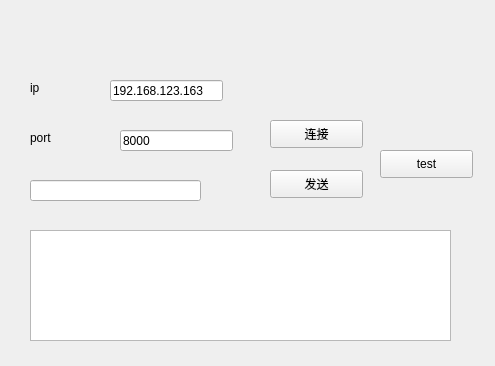
<?xml version="1.0" encoding="UTF-8"?>
<ui version="4.0">
 <class>Client</class>
 <widget class="QWidget" name="Client">
  <property name="geometry">
   <rect>
    <x>0</x>
    <y>0</y>
    <width>495</width>
    <height>366</height>
   </rect>
  </property>
  <property name="windowTitle">
   <string>Form</string>
  </property>
  <widget class="QLineEdit" name="ip">
   <property name="geometry">
    <rect>
     <x>110</x>
     <y>80</y>
     <width>113</width>
     <height>21</height>
    </rect>
   </property>
   <property name="text">
    <string>192.168.123.163</string>
   </property>
  </widget>
  <widget class="QLineEdit" name="port">
   <property name="geometry">
    <rect>
     <x>120</x>
     <y>130</y>
     <width>113</width>
     <height>21</height>
    </rect>
   </property>
   <property name="text">
    <string>8000</string>
   </property>
  </widget>
  <widget class="QLabel" name="label">
   <property name="geometry">
    <rect>
     <x>30</x>
     <y>80</y>
     <width>72</width>
     <height>15</height>
    </rect>
   </property>
   <property name="text">
    <string>ip</string>
   </property>
  </widget>
  <widget class="QLabel" name="label_2">
   <property name="geometry">
    <rect>
     <x>30</x>
     <y>130</y>
     <width>72</width>
     <height>15</height>
    </rect>
   </property>
   <property name="text">
    <string>port</string>
   </property>
  </widget>
  <widget class="QPushButton" name="button_connect">
   <property name="geometry">
    <rect>
     <x>270</x>
     <y>120</y>
     <width>93</width>
     <height>28</height>
    </rect>
   </property>
   <property name="text">
    <string>连接</string>
   </property>
  </widget>
  <widget class="QLineEdit" name="text">
   <property name="geometry">
    <rect>
     <x>30</x>
     <y>180</y>
     <width>171</width>
     <height>21</height>
    </rect>
   </property>
  </widget>
  <widget class="QPushButton" name="button_send">
   <property name="geometry">
    <rect>
     <x>270</x>
     <y>170</y>
     <width>93</width>
     <height>28</height>
    </rect>
   </property>
   <property name="text">
    <string>发送</string>
   </property>
  </widget>
  <widget class="QTextEdit" name="text_receive">
   <property name="geometry">
    <rect>
     <x>30</x>
     <y>230</y>
     <width>421</width>
     <height>111</height>
    </rect>
   </property>
  </widget>
  <widget class="QPushButton" name="button_test">
   <property name="geometry">
    <rect>
     <x>380</x>
     <y>150</y>
     <width>93</width>
     <height>28</height>
    </rect>
   </property>
   <property name="text">
    <string>test</string>
   </property>
  </widget>
 </widget>
 <resources/>
 <connections/>
</ui>
